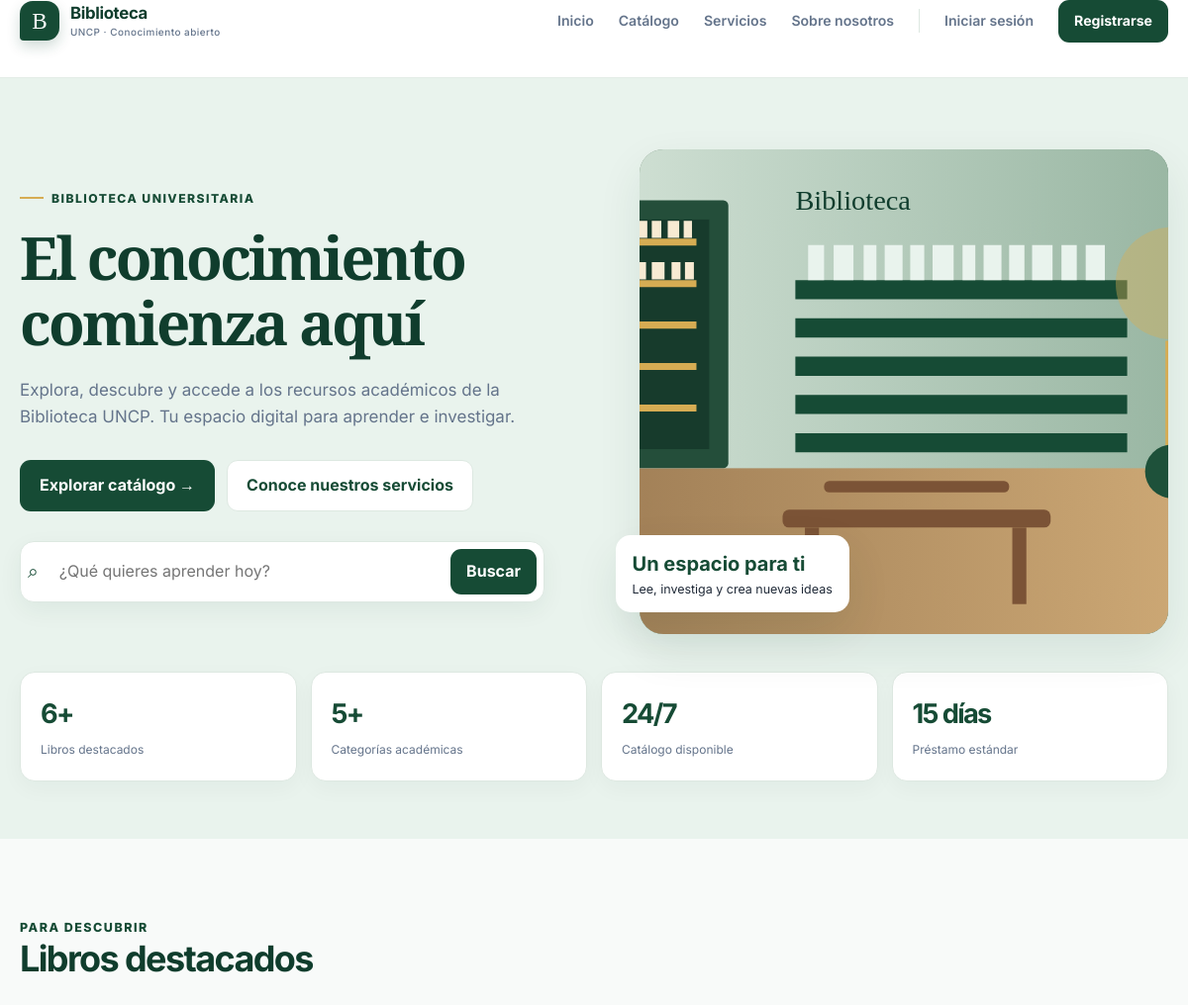
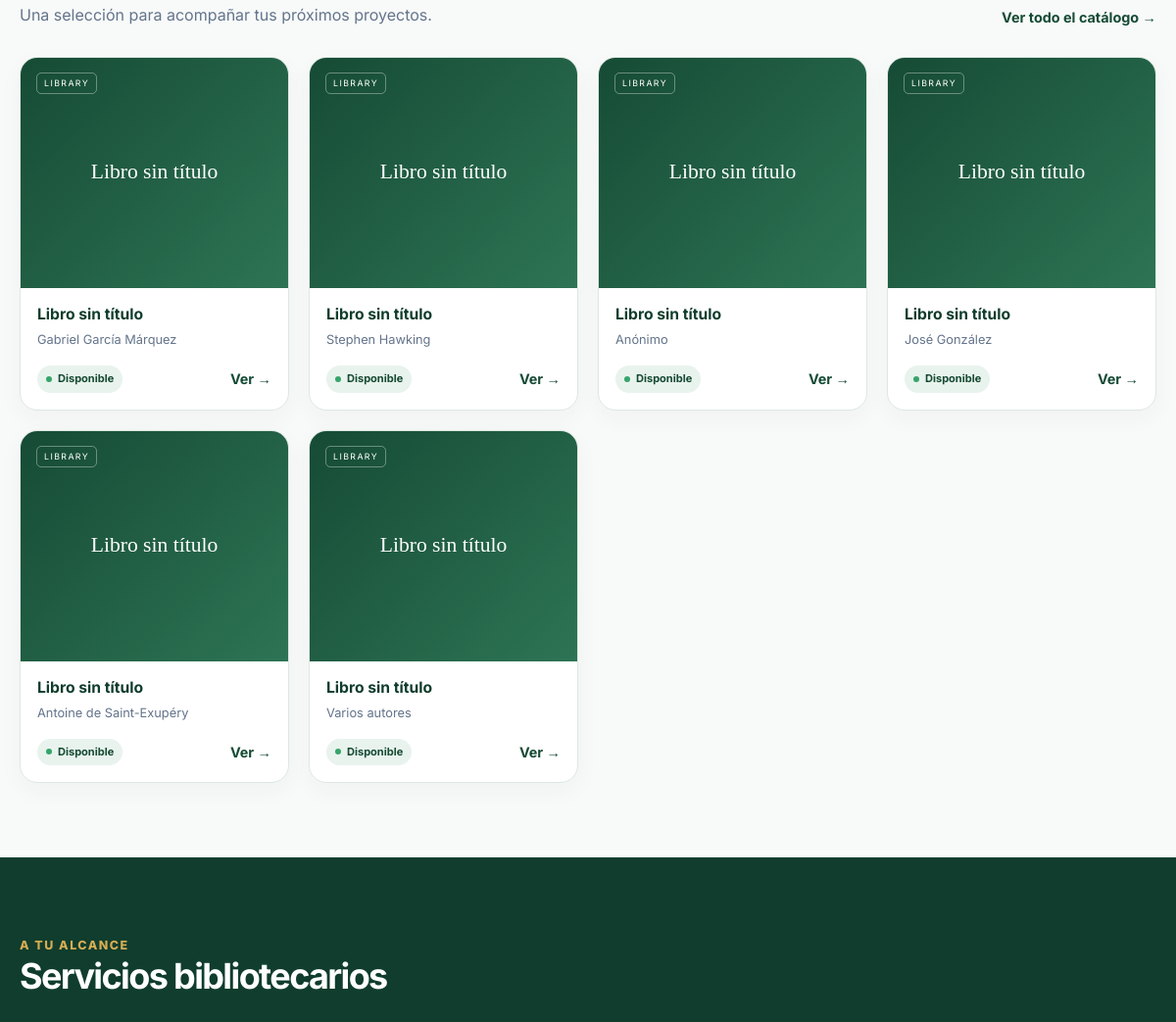
Before: / (upper part) with the older database file (2 pictures, top to bottom).
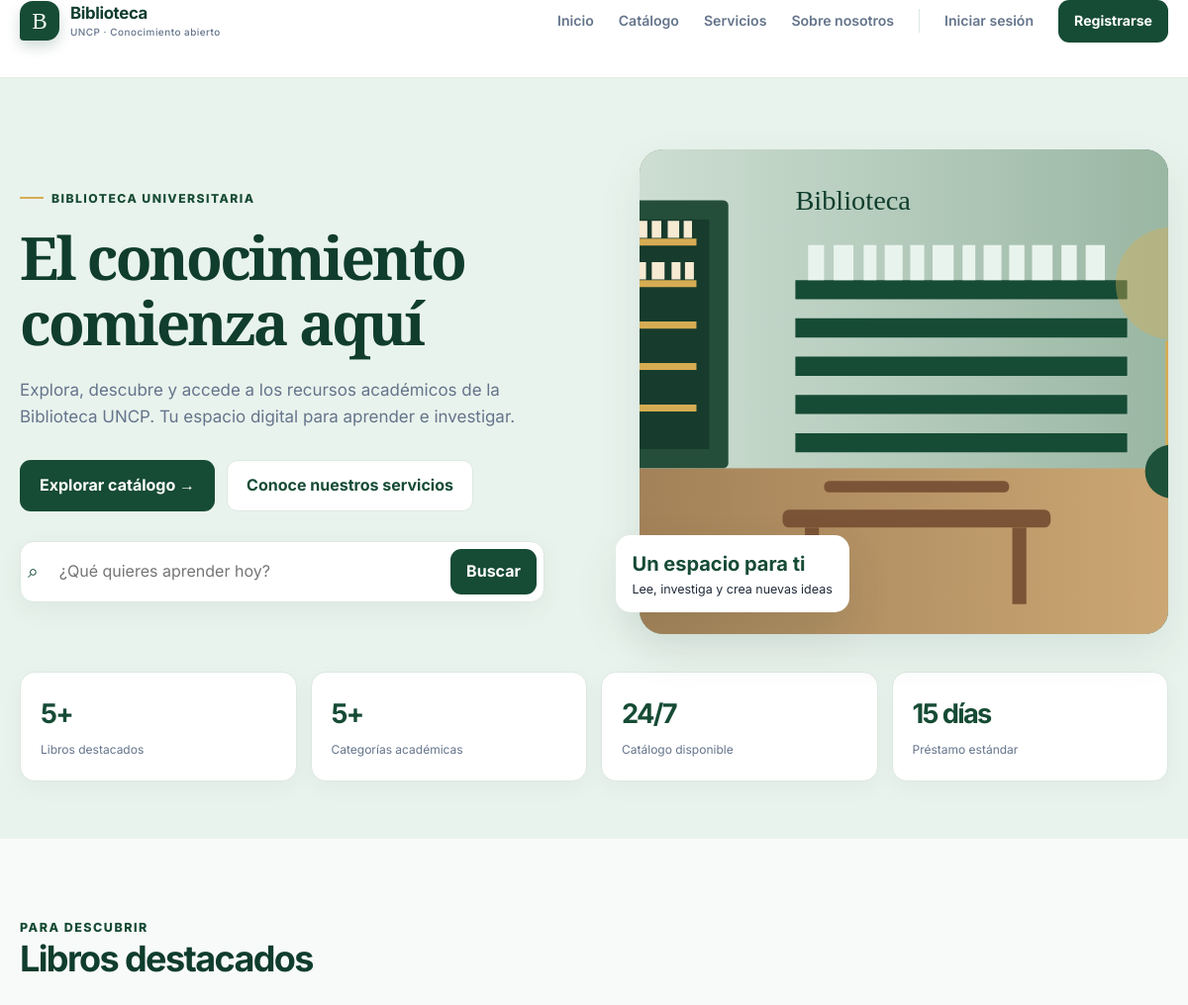
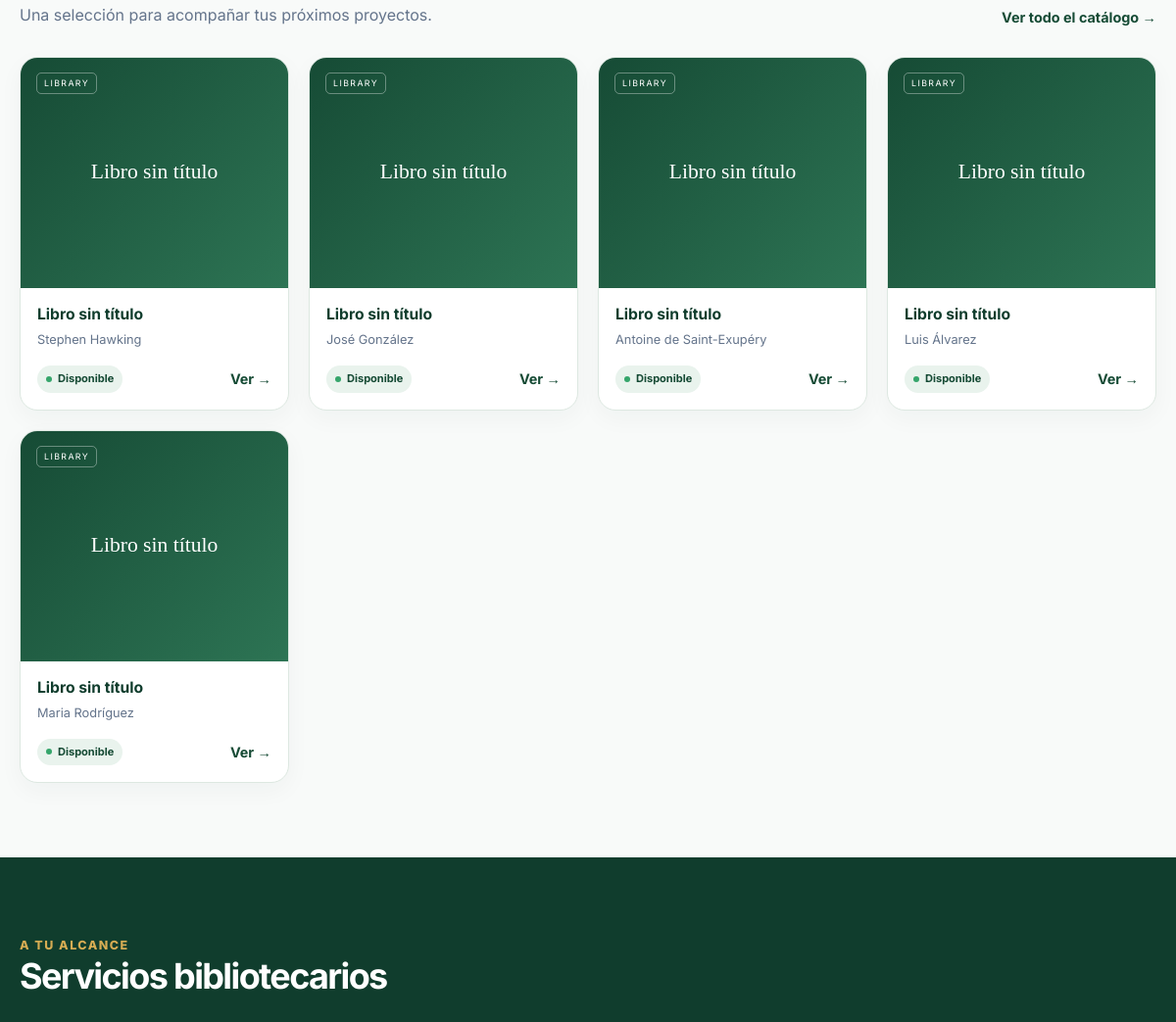
After: the same page with the newer database file (2 pictures, top to bottom).
### catalogo/models.py (models this page shows, shortened)
class Libro(models.Model):
    titulo = models.CharField(
        max_length=200,
        help_text="Título completo del libro"
    )
    autor = models.CharField(
        max_length=150,
        help_text="Nombre del autor o autores"
    )
    isbn = models.CharField(
        max_length=13,
        unique=True,
        blank=True,
        null=True,
        help_text="ISBN-13 (opcional), formato: 978-3-16-148410-0"
    )
    categoria = models.ForeignKey(
        Categoria,
        on_delete=models.SET_NULL,
        null=True,
        blank=True,
        related_name='libros',
        help_text="Categoría del libro"
    )
    fecha_publicacion = models.DateField(
        null=True,
        blank=True,
        help_text="Fecha de publicación (AAAA-MM-DD)"
    )
    resumen = models.TextField(
        blank=True,
        help_text="Resumen o descripción del libro"
    )
    disponible = models.BooleanField(
        default=True,
        help_text="Indica si el libro está disponible para préstamo"
    )
    created_at = models.DateTimeField(auto_now_add=True)
    updated_at = models.DateTimeField(auto_now=True)
    class Meta:
        verbose_name = "Libro"
        verbose_name_plural = "Libros"
        ordering = ['titulo']
        indexes = [
            models.Index(fields=['titulo']),
            models.Index(fields=['isbn']),
            models.Index(fields=['disponible']),
        ]
    @property
    def estatus_disponibilidad(self):
        if self.disponible:
            return "Disponible"
        return "No disponible"

### catalogo/views.py (the view)
# urls.py: path('', catalogo_views.landing_page, name='landing'),
def landing_page(request):
    libros_destacados = Libro.objects.filter(disponible=True)[:6]
    categorias = Categoria.objects.all()[:5]
    contexto = {
        'titulo': 'Biblioteca UNCP',
        'libros_destacados': libros_destacados,
        'categorias': categorias,
    }
    return render(request, 'catalogo/landing.html', contexto)

### templates/catalogo/landing.html (shortened to what this page needs)
{% extends 'base.html' %}{% load static %}{% block content %}
<section class="hero">
  <div class="container hero-grid">
    <div class="reveal">
      <span class="eyebrow">Biblioteca universitaria</span>
      <h1>El conocimiento comienza aquí</h1>
      <p class="hero-copy">
        Explora, descubre y accede a los recursos académicos de la Biblioteca
        UNCP. Tu espacio digital para aprender e investigar.
      </p>
      <div class="hero-actions">
        <a
          class="button button-primary"
          href="{% url 'catalogo:lista_libros' %}"
          >Explorar catálogo →</a
        ><a class="button button-outline" href="#servicios"
          >Conoce nuestros servicios</a
        >
      </div>
      <form
        class="searchbar"
        action="{% url 'catalogo:lista_libros' %}"
        method="get"
      >
        <span class="search-icon">⌕</span
        ><input
          name="query"
          placeholder="¿Qué quieres aprender hoy?"
          aria-label="Buscar libros"
        /><button class="button button-small" type="submit">Buscar</button>
      </form>
    </div>
    <div class="hero-visual reveal">
      <img
        class="hero-photo"
        src="{% static 'img/biblioteca-hero.svg' %}"
        alt="Interior luminoso de una biblioteca universitaria con estanterías y mesas de estudio"
        onerror="
          this.style.display = 'none';
          this.parentElement.classList.add('hero-fallback');
        "
      />
      <div class="hero-note">
        <strong>Un espacio para ti</strong>Lee, investiga y crea nuevas ideas
      </div>
    </div>
  </div>
  <div class="container stats">
    <div class="stat">
      <strong>{{ libros_destacados|length }}+</strong
      ><span>Libros destacados</span>
    </div>
    <div class="stat">
      <strong>{{ categorias|length }}+</strong
      ><span>Categorías académicas</span>
    </div>
    <div class="stat">
      <strong>24/7</strong><span>Catálogo disponible</span>
    </div>
    <div class="stat">
      <strong>15 días</strong><span>Préstamo estándar</span>
    </div>
  </div>
</section>
<section class="page-section">
  <div class="container">
    <div class="section-head">
      <div>
        <span class="kicker">Para descubrir</span>
        <h2>Libros destacados</h2>
        <p>Una selección para acompañar tus próximos proyectos.</p>
      </div>
      <a class="link-arrow" href="{% url 'catalogo:lista_libros' %}"
        >Ver todo el catálogo →</a
      >
    </div>
    <div class="book-grid">
      {% for libro in libros_destacados %}
      <article class="book-card">
        <div class="book-cover"><span>{{ libro.titulo|default:'Libro sin título' }}</span></div>
        <div class="book-body">
          <h3>{{ libro.titulo|default:'Libro sin título'|truncatechars:48 }}</h3>
          <p class="book-author">{{ libro.autor }}</p>
          <div class="book-meta">
            <span
              class="status {% if not libro.disponible %}status-unavailable{% endif %}"
              >{{ libro.estatus_disponibilidad }}</span
            ><a
              class="link-arrow"
              href="{% url 'catalogo:detalle_libro' libro.pk %}"
              aria-label="Ver detalles de {{ libro.titulo }}"
              >Ver →</a
            >
          </div>
        </div>
      </article>
      {% empty %}
      <div class="empty-state">
        <strong>Aún no hay libros destacados</strong>El catálogo se actualizará
        pronto.
      </div>
      {% endfor %}
    </div>
  </div>
</section>
<section class="page-section service-band" id="servicios">
  <div class="container">
    <div class="section-head">
      <div>
        <span class="kicker" style="color: var(--gold)">A tu alcance</span>
        <h2>Servicios bibliotecarios</h2>
      </div>
    </div>
  </div>
</section>
{% endblock %}

Changed rows visible on the page:
no longer on this page (row edited): Libro: titulo "Libro sin título", autor "Gabriel García Márquez", estatus_disponibilidad "Disponible"
no longer on this page (row edited): Libro: titulo "Libro sin título", autor "Anónimo", estatus_disponibilidad "Disponible"
no longer on this page (row edited): Libro: titulo "Libro sin título", autor "Varios autores", estatus_disponibilidad "Disponible"
now on this page (row unchanged): Libro: titulo "Libro sin título", autor "Luis Álvarez", estatus_disponibilidad "Disponible"
now on this page (row unchanged): Libro: titulo "Libro sin título", autor "Maria Rodríguez", estatus_disponibilidad "Disponible"
Other visible differences:
{{ libros_destacados|length }}: "6" → "5"
